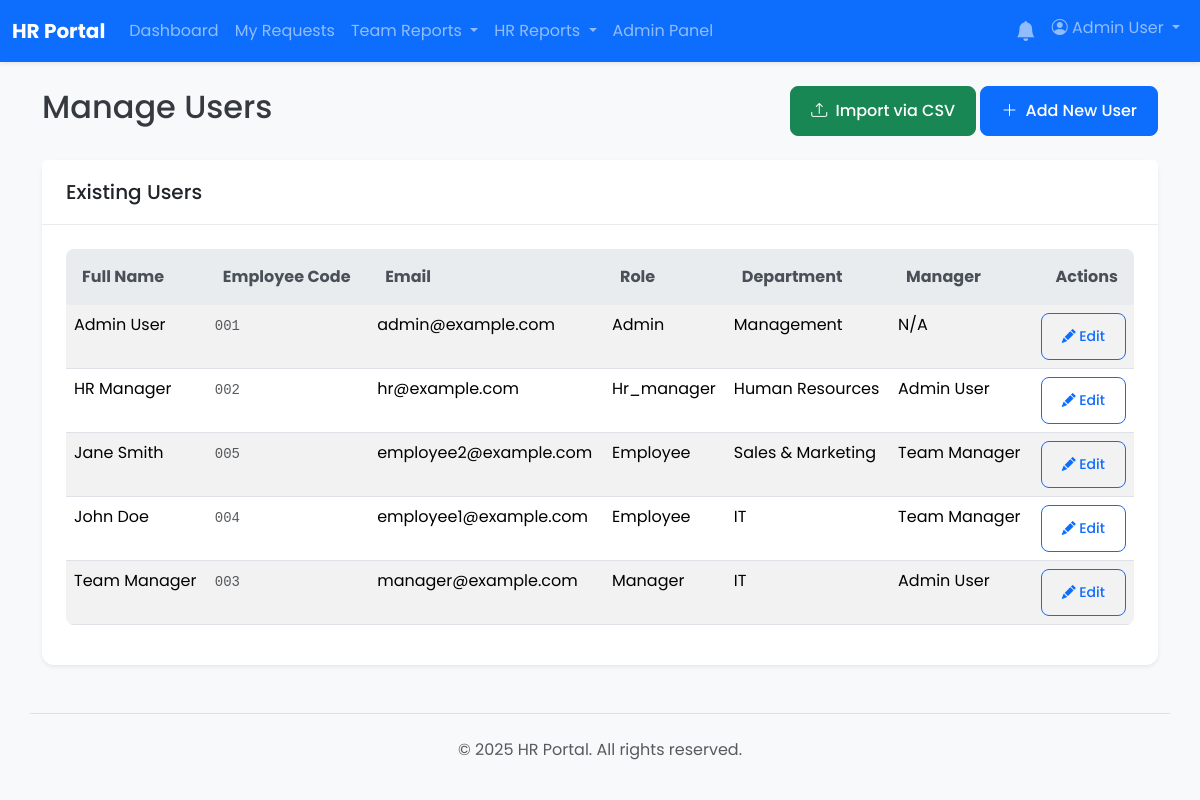
The page /admin/users.php (signed in) on the database its author committed.
### tables this page shows
CREATE TABLE `users` (
  `id` int(11) NOT NULL AUTO_INCREMENT,
  `full_name` varchar(255) NOT NULL,
  `email` varchar(255) NOT NULL,
  `password` varchar(255) NOT NULL,
  `role` enum('employee','manager','hr_manager','admin') NOT NULL DEFAULT 'employee',
  `department_id` int(11) DEFAULT NULL,
  `direct_manager_id` int(11) DEFAULT NULL,
  `employee_code` varchar(50) DEFAULT NULL,
  `created_at` timestamp NOT NULL DEFAULT current_timestamp(),
  `is_active` tinyint(1) NOT NULL DEFAULT 1,
  PRIMARY KEY (`id`),
  UNIQUE KEY `email` (`email`),
  UNIQUE KEY `employee_code` (`employee_code`),
  KEY `department_id` (`department_id`),
  KEY `direct_manager_id` (`direct_manager_id`)
);

CREATE TABLE `departments` (
  `id` int(11) NOT NULL AUTO_INCREMENT,
  `name` varchar(255) NOT NULL,
  `created_at` timestamp NOT NULL DEFAULT current_timestamp(),
  PRIMARY KEY (`id`),
  UNIQUE KEY `name` (`name`)
);

### admin/users.php (the view, shortened to what this page needs)
<?php
require_once __DIR__ . '/../app/bootstrap.php';
include __DIR__ . '/../app/templates/header.php';
$users_list = $pdo->query("SELECT u.*, d.name AS department_name, m.full_name AS manager_name FROM users u LEFT JOIN departments d ON u.department_id = d.id LEFT JOIN users m ON u.direct_manager_id = m.id ORDER BY u.full_name")->fetchAll();
?>
<div class="d-flex justify-content-between align-items-center mb-4">
    <h1 class="h2">Manage Users</h1>
    <div>
        <a href="import_users_csv.php" class="btn btn-success"><i class="bi bi-upload me-1"></i> Import via CSV</a>
        <a href="?action=add#user-form" class="btn btn-primary"><i class="bi bi-plus-lg me-1"></i> Add New User</a>
    </div>
</div>
<div class="card shadow-sm">
    <div class="card-header"><h2 class="h5 mb-0">Existing Users</h2></div>
    <div class="card-body">
        <div class="table-responsive">
            <table class="table table-striped table-hover">
                <thead class="table-light">
                    <tr><th>Full Name</th><th>Employee Code</th><th>Email</th><th>Role</th><th>Department</th><th>Manager</th><th class="text-end">Actions</th></tr>
                </thead>
                <tbody>
                    <?php foreach ($users_list as $user): ?>
                        <tr>
                            <td><?= htmlspecialchars($user['full_name']) ?></td>
                            <td><code class="text-muted"><?= htmlspecialchars($user['employee_code'] ?? 'N/A') ?></code></td>
                            <td><?= htmlspecialchars($user['email']) ?></td>
                            <td><?= ucfirst(htmlspecialchars($user['role'])) ?></td>
                            <td><?= htmlspecialchars($user['department_name'] ?? 'N/A') ?></td>
                            <td><?= htmlspecialchars($user['manager_name'] ?? 'N/A') ?></td>
                            <td class="text-end"><a href="?action=edit&id=<?= $user['id'] ?>#user-form" class="btn btn-sm btn-outline-primary"><i class="bi bi-pencil-fill"></i> Edit</a></td>
                        </tr>
                    <?php endforeach; ?>
                </tbody>
            </table>
        </div>
    </div>
</div>
<?php
include __DIR__ . '/../app/templates/footer.php';
?>

### css/style.css (style rules this page uses)
* { box-sizing: border-box; }
html, body { height: 100%; margin: 0; padding: 0; }
body { font-family: 'Poppins', sans-serif; background-color: #f0f2f5; color: #343a40; }
a { color: #007bff; text-decoration: none; transition: color 0.2s ease-in-out; }
.card { border: none; border-radius: 0.75rem; box-shadow: 0 4px 12px rgba(0, 0, 0, 0.08); }
.card-header { background-color: #ffffff; border-bottom: 1px solid rgba(0, 0, 0, 0.08); font-weight: 600; padding: 1.25rem 1.5rem; border-top-left-radius: 0.75rem; border-top-right-radius: 0.75rem; }
.card-body { padding: 1.5rem; }
.btn { border-radius: 0.5rem; font-weight: 500; padding: 0.75rem 1.25rem; }
.table { border-radius: 0.5rem; overflow: hidden; }
.table thead th { background-color: #e9ecef; color: #495057; border-bottom: none; padding: 1rem; }
.table-striped tbody tr:nth-of-type(odd) { background-color: #f8f9fa; }
.mb-4 { margin-bottom: 1.5rem !important; }

### rows shown on the page
users: full_name "Admin User", employee_code "001", email "admin@example.com", role "Admin", department.name "Management", manager_name "N/A"
users: full_name "HR Manager", employee_code "002", email "hr@example.com", role "Hr_manager", department.name "Human Resources", direct_manager.full_name "Admin User"
users: full_name "Jane Smith", employee_code "005", email "employee2@example.com", role "Employee", department.name "Sales & Marketing", direct_manager.full_name "Team Manager"
users: full_name "John Doe", employee_code "004", email "employee1@example.com", role "Employee", department.name "IT", direct_manager.full_name "Team Manager"
users: full_name "Team Manager", employee_code "003", email "manager@example.com", role "Manager", department.name "IT", direct_manager.full_name "Admin User"

### other values the page prints
SITE_NAME "HR Portal"
$_SESSION['full_name'] "Admin User"
